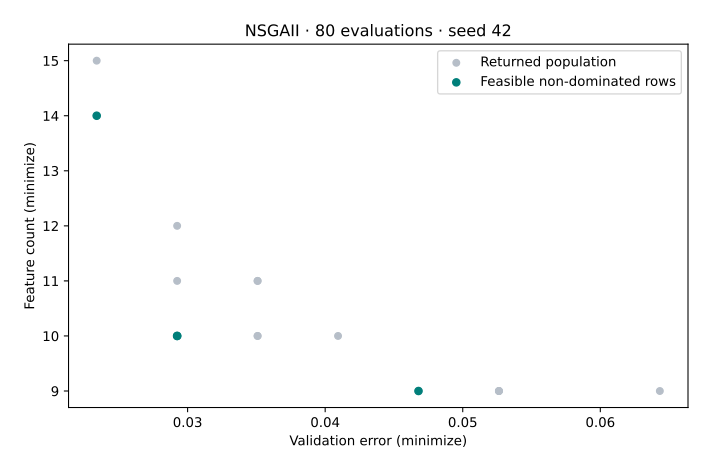

This figure's Python source:
"""Verified VAMOS 1.5.1 lesson: feature_selection. See coverage-setup for dependencies."""


def execute_example(problem, algorithm, config, budget, seed=42, engine="numpy"):
    import numpy as np

    from vamos import OptimizationResult, optimize

    result = optimize(problem, algorithm=algorithm, algorithm_config=config, max_evaluations=budget, seed=seed, engine=engine)
    G = result.data.get("G")
    if getattr(problem, "n_constraints", 0) and G is None:
        raise ValueError("Declared constraints are missing from the returned result.")
    feasible_rows = np.arange(len(result.F)) if G is None else np.flatnonzero(np.all(G <= 0, axis=1))
    if len(feasible_rows):
        feasible = OptimizationResult({"X": result.X[feasible_rows], "F": result.F[feasible_rows]})
        front, local = feasible.front(return_indices=True)
        front_rows = feasible_rows[local]
    else:
        front, front_rows = np.empty((0, problem.n_obj)), np.empty(0, dtype=int)
    print(f"Algorithm: {algorithm}; encoding: {problem.encoding}; backend: {engine}; seed: {seed}")
    print(f"Returned X: {result.X.shape}; F: {result.F.shape}; result mode: population")
    print(f"Feasible rows: {len(feasible_rows)}/{len(result.F)}; feasible non-dominated rows: {len(front)}")
    print(f"Evaluations: {result.data['evaluations']}")
    return {
        "problem": problem,
        "algorithm": algorithm,
        "config": config,
        "result": result,
        "feasible_rows": feasible_rows,
        "front": front,
        "front_rows": front_rows,
    }


def run_feature_selection(budget=80):
    import numpy as np

    from vamos.algorithms import NSGAIIConfig
    from vamos.problems import FeatureSelectionProblem

    problem = FeatureSelectionProblem(dataset="breast_cancer", test_size=0.3, random_state=0)
    config = (
        NSGAIIConfig.builder()
        .pop_size(16)
        .offspring_size(16)
        .crossover("uniform", prob=0.9)
        .mutation("bitflip", prob=1.0 / problem.n_var)
        .selection("tournament", size=2)
        .result_mode("population")
        .build()
    )
    data = execute_example(problem, "nsgaii", config, budget)
    print("Dataset: breast_cancer; split random_state: 0; validation fraction: 0.3")
    print("Nonempty returned feature masks:", int(np.count_nonzero(data["result"].X.sum(axis=1))))
    print("Error is a repeatedly inspected validation objective, not an unbiased test estimate.")
    return data


def plot_example(data, output):
    from pathlib import Path

    import matplotlib

    matplotlib.use("Agg")
    import matplotlib.pyplot as plt
    import numpy as np

    output = Path(output)
    if output.exists():
        raise FileExistsError(f"Choose a new figure filename: {output}")
    if output.suffix.lower() != ".svg":
        raise ValueError("Use an .svg output filename.")
    f = data["result"].F
    with plt.rc_context({"svg.hashsalt": "vamos-coverage", "svg.fonttype": "none"}):
        fig = plt.figure(figsize=(7, 4.5), layout="constrained")
        if f.shape[1] == 3:
            ax = fig.add_subplot(projection="3d")
            ax.scatter(*f.T, c="#007f7a", s=22)
            ax.set(xlabel="f1", ylabel="f2", zlabel="f3")
            ax.set_box_aspect((1, 1, 0.85), zoom=0.85)
        else:
            ax = fig.add_subplot()
            ax.scatter(*f.T, c="#b6bec8", s=25, label="Returned population")
            if len(data["front"]):
                ax.scatter(*data["front"].T, c="#007f7a", s=30, label="Feasible non-dominated rows")
            labels = {
                "WeldedBeamDesignProblem": ("Cost (minimize)", "Deflection proxy (minimize)"),
                "FeatureSelectionProblem": ("Validation error (minimize)", "Feature count (minimize)"),
                "HyperparameterTuningProblem": ("Validation error (minimize)", "Complexity proxy (minimize)"),
            }
            xlabel, ylabel = labels.get(type(data["problem"]).__name__, ("f1 (minimize)", "f2 (minimize)"))
            ax.set(xlabel=xlabel, ylabel=ylabel)
            ax.legend()
        if data["problem"].__class__.__name__ in {"ZDT1", "ZDT1Problem"}:
            x = np.linspace(0, 1, 101)
            ax.plot(x, 1 - np.sqrt(x), "--", c="#7c8795", label="Analytical front")
            ax.legend()
        ax.set_title(f"{data['algorithm'].upper()} · {data['result'].data['evaluations']} evaluations · seed 42")
        fig.savefig(output, metadata={"Date": None}, bbox_inches="tight", pad_inches=0.25)
        plt.close(fig)
    output.write_text("\n".join(line.rstrip() for line in output.read_text(encoding="utf-8").splitlines()) + "\n", encoding="utf-8")


def lesson_cli(function, default_budget=400):
    import argparse

    parser = argparse.ArgumentParser(description="Run a bounded VAMOS example and optionally plot its actual result.")
    parser.add_argument("--budget", type=int, default=default_budget)
    parser.add_argument("--output", help="New SVG filename; requires Matplotlib")
    args = parser.parse_args()
    data = function(budget=args.budget)
    if args.output:
        plot_example(data, args.output)


if __name__ == "__main__":
    lesson_cli(run_feature_selection, default_budget=80)
